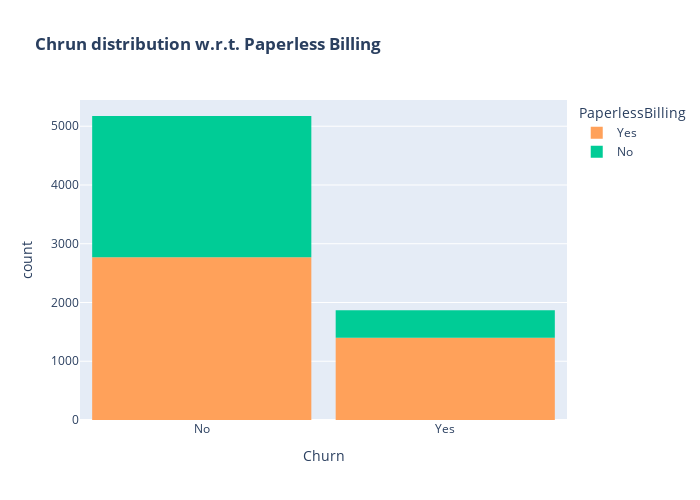

This figure's notebook cell:
### Markdown cell above
- Customers with Paperless Billing are twice as likely to leave compared to those without it.
- About 34 out of 100 customers with Paperless Billing churn, compared to only 16 out of 100 with paper bills.

### Code cell
color_map = {"Yes": '#FFA15A', "No": '#00CC96'}
fig = px.histogram(df, x="Churn", color="PaperlessBilling",  title="<b>Chrun distribution w.r.t. Paperless Billing</b>", color_discrete_map=color_map)
fig.update_layout(width=700, height=500, bargap=0.1)
fig.show()

### Figure 1 — Plotly figure (JSON) as saved in the notebook; plotly's stock layout.template omitted (floating-point values rounded to 4 significant figures; data arrays with more than 128 entries replaced by an {"elided": "..."} marker saying what was removed)
{"data": [{"bingroup": "x", "hovertemplate": "PaperlessBilling=Yes<br>Churn=%{x}<br>count=%{y}<extra></extra>", "legendgroup": "Yes", "marker": {"color": "#FFA15A", "pattern": {"shape": ""}}, "name": "Yes", "orientation": "v", "showlegend": true, "type": "histogram", "x": {"elided": "4171 str values"}, "xaxis": "x", "yaxis": "y"}, {"bingroup": "x", "hovertemplate": "PaperlessBilling=No<br>Churn=%{x}<br>count=%{y}<extra></extra>", "legendgroup": "No", "marker": {"color": "#00CC96", "pattern": {"shape": ""}}, "name": "No", "orientation": "v", "showlegend": true, "type": "histogram", "x": {"elided": "2872 str values"}, "xaxis": "x", "yaxis": "y"}], "layout": {"bargap": 0.1, "barmode": "relative", "height": 500, "legend": {"title": {"text": "PaperlessBilling"}, "tracegroupgap": 0}, "title": {"text": "<b>Chrun distribution w.r.t. Paperless Billing</b>"}, "width": 700, "xaxis": {"anchor": "y", "domain": [0, 1], "title": {"text": "Churn"}}, "yaxis": {"anchor": "x", "domain": [0, 1], "title": {"text": "count"}}}}
